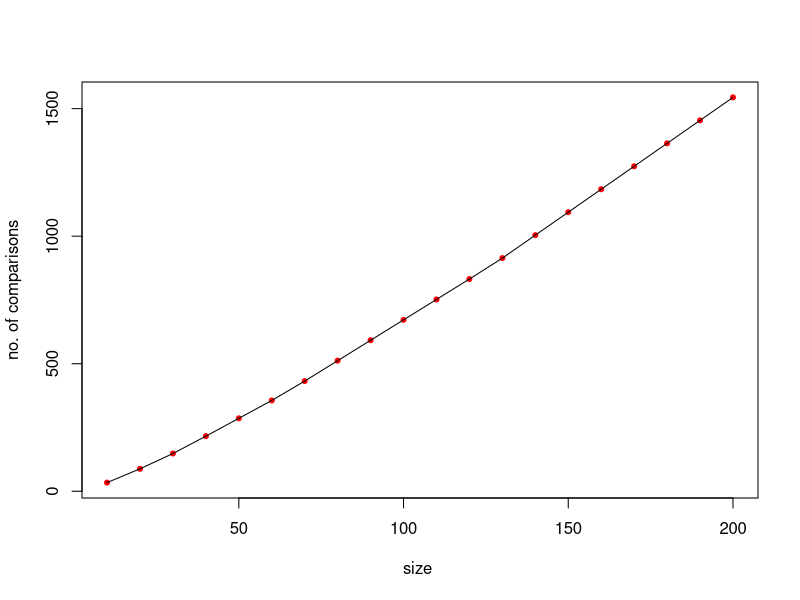

The R script that drew this image:
make.some_function<-function(){
  count<-0
  f<-function(){
    count<<-count+1
    
  }
  return(f)
}

some_function<-make.some_function()

mmerge<-function(a,b) {
  r<-numeric(length(a)+length(b))
  ai<-1; bi<-1; j<-1;
  for(j in 1:length(r)) {
    if((ai<=length(a) && a[ai]<b[bi]) || bi>length(b)) {
      r[j] <- a[ai]
      ai <- ai+1
      some_function()
    } else {
      r[j] <- b[bi]
      bi <- bi+1    
      some_function()
      
    }
  }
  r
}
mmergesort<-function(A) {
  if(length(A)>1) {
    q <- ceiling(length(A)/2)
    a <- mmergesort(A[1:q])
    b <- mmergesort(A[(q+1):length(A)])
    mmerge(a,b)
  } else {
    A
  }
}



no_compare<-c(0,0,0,0,0,0,0,0,0,0,0,0,0,0,0,0,0,0,0,0)
for (case in (1:20)*10) {
  
  a<- array(runif(case, min=0, max = 1000))
  print(a)
  
  for (times in 1:20) {
    sample(a)
    some_function<-make.some_function()
    x1<-mmergesort(a)
    print(x1)
    
    no_compare[(case)/10]<-no_compare[(case)/10]+some_function()-1
    
  }
  no_compare[(case)/10]<-no_compare[(case)/10]/20
  
}
print(no_compare)
size<-array((1:20)*10)
plot(size,no_compare,xlab = "size ",ylab = "no. of comparisons",col="red",pch=20)
lines(size,no_compare)
